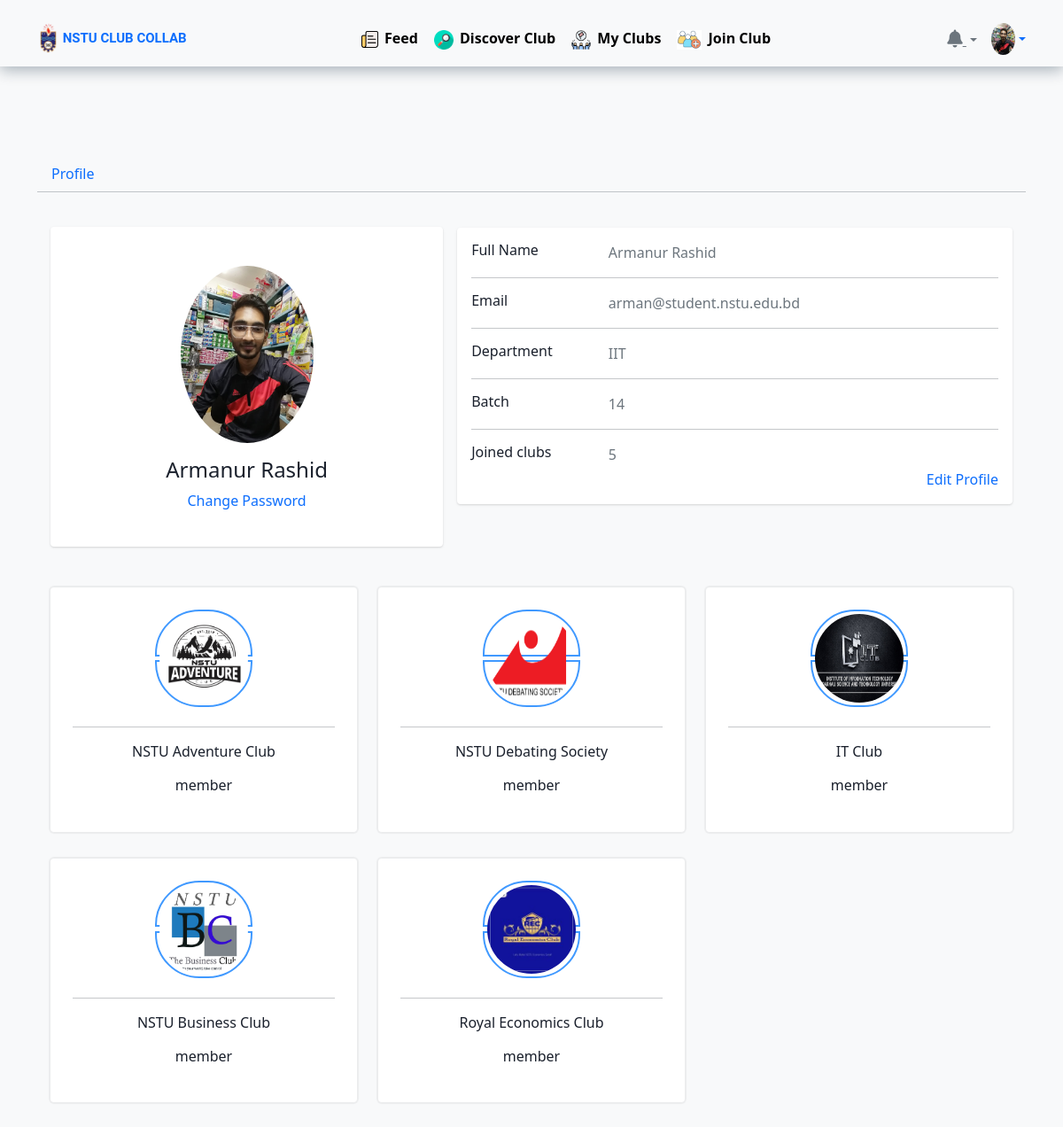
The page /user/userprofile.php (signed in) on the database as committed earlier.
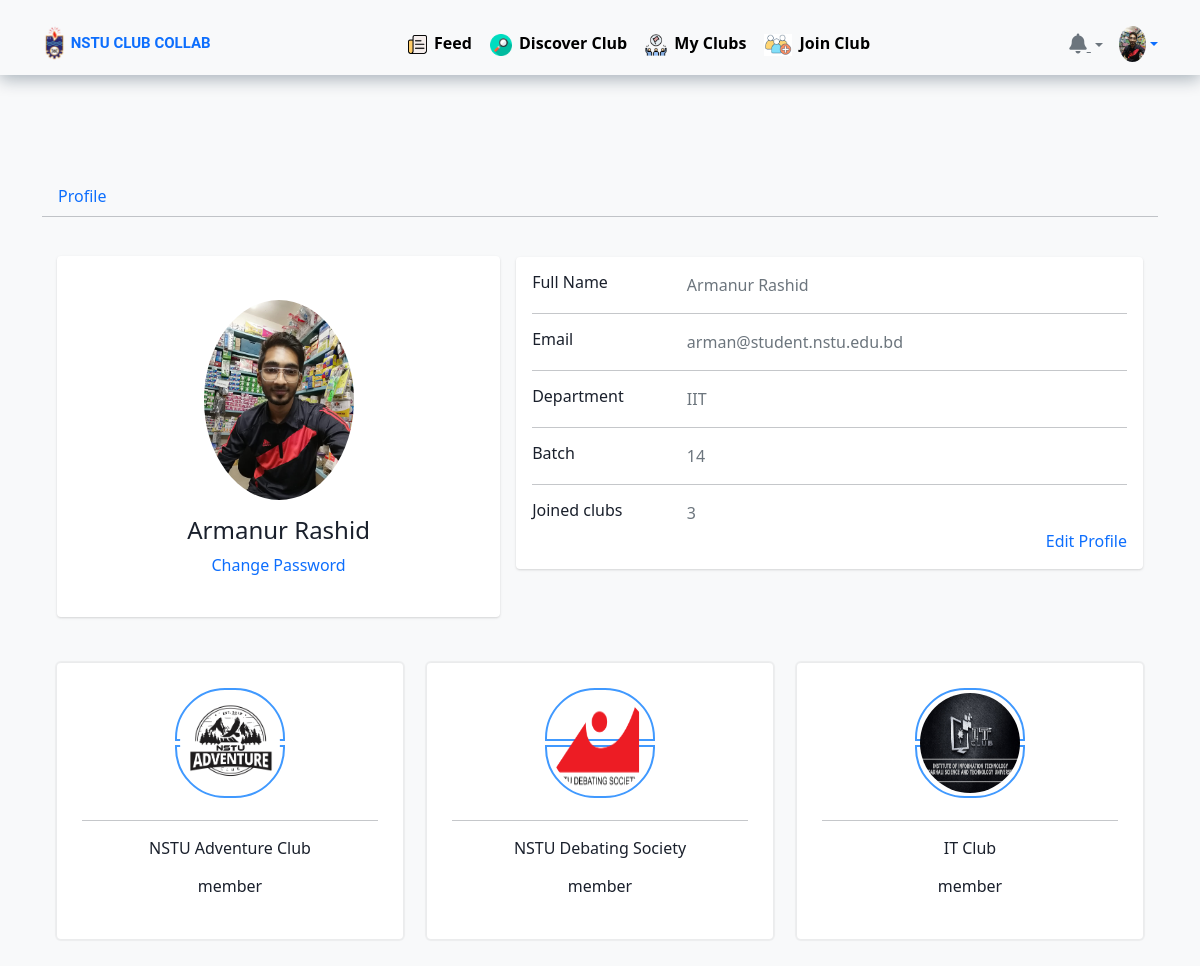
The same page on the database as committed later.
### tables this page shows
CREATE TABLE `club_members` (
  `user_id` int(100) NOT NULL,
  `club_id` int(100) NOT NULL,
  `member_type` varchar(100) NOT NULL DEFAULT 'member'
);

CREATE TABLE `clubs` (
  `club_id` int(100) NOT NULL,
  `club_name` varchar(100) NOT NULL,
  `totall_members` int(100) NOT NULL,
  `club_type` varchar(100) NOT NULL DEFAULT 'cultural',
  `club_description` longtext NOT NULL,
  `club_image` varchar(100) NOT NULL
);

### user/profile.php (the view, shortened to what the changed rows need)
<?php
   include '../assets//config.php';
   $user = mysqli_query($conn, "SELECT * FROM `club_members` WHERE  user_id='$user_id'") or die('query failed');
   ?>
<div class="container">
    <div class="main-body">
        <div class="row gutters-sm">
            <div class="col-md-7" style="padding-top: 1px;">
                <div class="card mb-3">
                    <div class="card-body">
                        <div class="row">
                            <div class="col-sm-3 pb-1">
                                <h6 class="mb-0">Joined clubs</h6>
                            </div>
                            <div class="col-sm-9 text-secondary pb-1">
                                <?php echo mysqli_num_rows($user); ?>
                            </div>
                        </div>
                    </div>
                </div>
            </div>
        </div>
        <div class="row">
            <?php
               if (mysqli_num_rows($user) > 0) {
                   while ($row = mysqli_fetch_assoc($user)) {
                       $club_id = $row['club_id'];
                       $member_type = $row['member_type'];
                       $club = mysqli_query($conn, "SELECT * FROM `clubs` WHERE club_id='$club_id'") or die('query failed');
                       if (mysqli_num_rows($club) > 0) {
                           $rowc = mysqli_fetch_assoc($club);
                           $club_name = $rowc['club_name'];
                           $club_image = $rowc['club_image'];
                       }
               ?>
                    <div class="col-md-4">
                        <div class="card user-card">
                            <div class="card-block">
                                <div class="user-image">
                                    <img src="../images//<?php echo $club_image; ?>" class="img-radius" alt="User-Profile-Image">
                                </div>
                                <hr>
                                <p class=" m-t-15"><?php echo  $club_name ?></p>
                                <p class=" m-t-15"><?php echo $member_type; ?></p>
                            </div>
                        </div>
                    </div>
            <?php
                   }
               }
               ?>
        </div>
    </div>
</div>

Rows that differ between the two databases and show on the page:
removed club_members: club.club_image (picture), club.club_name "NSTU Business Club", member_type "member"
removed club_members: club.club_image (picture), club.club_name "Royal Economics Club", member_type "member"
Other text that changed with them:
mysqli_num_rows($user): "5" → "3"
